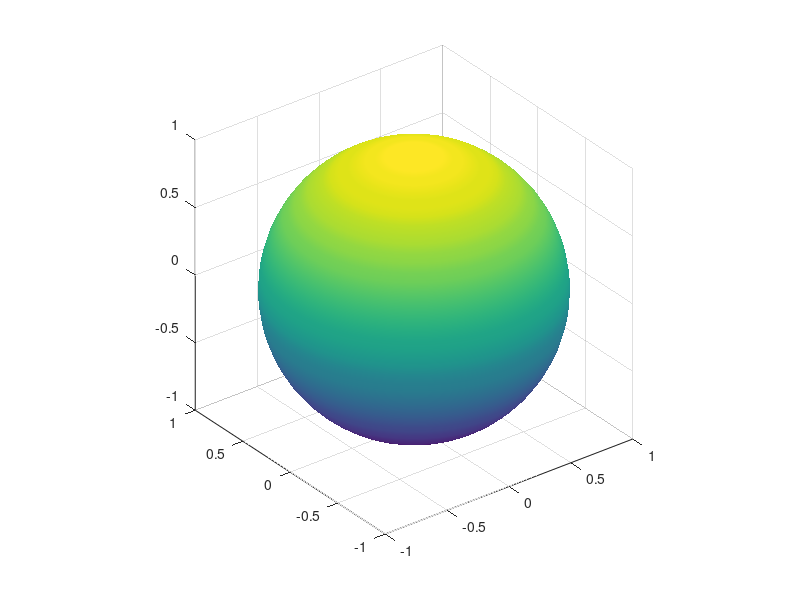

The MATLAB source for this figure: (Note: this script raises an error after producing the figure.)
%% Plot Bloch Sphere
[Xs, Ys, Zs] = sphere(50);              % higher resolution sphere
mySphere = surf(Xs, Ys, Zs);

axis equal
shading interp
mySphere.FaceAlpha = 0.25;              % set transparency
hold on

% Coordinate axes (white lines)
line([-1 1], [0 0], [0 0], 'LineWidth', 1, 'Color', [1 1 1])
line([0 0], [-1 1], [0 0], 'LineWidth', 1, 'Color', [1 1 1])
line([0 0], [0 0], [-1 1], 'LineWidth', 1, 'Color', [1 1 1])

% Basis state labels
text(0, 0, 1.1, '$|0\rangle$', 'Interpreter','latex', ...
    'FontSize', 20, 'HorizontalAlignment','center','Color','w')
text(0, 0, -1.1, '$|1\rangle$', 'Interpreter','latex', ...
    'FontSize', 20, 'HorizontalAlignment','center','Color','w')
text(1.1, 0, 0, '$|+\rangle$', 'Interpreter','latex', ...
    'FontSize', 20, 'HorizontalAlignment','center','Color','w')
text(-1.1, 0, 0, '$|-\rangle$', 'Interpreter','latex', ...
    'FontSize', 20, 'HorizontalAlignment','center','Color','w')
text(0, 1.1, 0, '$|i\rangle$', 'Interpreter','latex', ...
    'FontSize', 20, 'HorizontalAlignment','center','Color','w')
text(0, -1.1, 0, '$|-i\rangle$', 'Interpreter','latex', ...
    'FontSize', 20, 'HorizontalAlignment','center','Color','w')

% Axes arrows
quiver3(0,0,0, 1.2,0,0, 'w','LineWidth',1.5,'MaxHeadSize',0.3)
quiver3(0,0,0, 0,1.2,0, 'w','LineWidth',1.5,'MaxHeadSize',0.3)
quiver3(0,0,0, 0,0,1.2, 'w','LineWidth',1.5,'MaxHeadSize',0.3)

% Axis labels
text(1.3,0,0,'X','FontSize',14,'Color','w')
text(0,1.3,0,'Y','FontSize',14,'Color','w')
text(0,0,1.3,'Z','FontSize',14,'Color','w')

% Set viewing angle
view([60 15])
hold off;